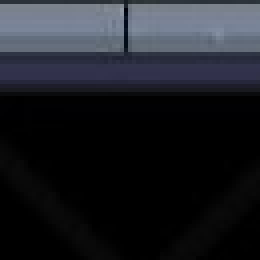
#> input picture res/top.jpg, 65 x 65 px (shown 4 times larger)
$ python make_tileset.py
#> lines starting #> are read from the running program, lines starting #| are printed output that depends on the picture; after the words box and inside, x2 and y2 are one past the last pixel; in counts of white or black regions, pixels touching at a corner belong together
#!/usr/bin/env python3
"""Combine individual tile images into a single tileset.png.

Run from the repository root:
    python3 tools/make_tileset.py

Reads individual tiles from res/ and produces res/tileset.png.
The grid layout must match TILESET_POSITIONS and TILESET_FLOOR_POSITIONS
defined in robomaze/maze.py.
"""

import sys
import os

import cv2
import numpy as np

# Grid layout — must stay in sync with robomaze/maze.py
TILE_SIZE = 128
COLS = 5
ROWS = 5

# (row, col) -> filename mapping
# Wall/edge tiles (matches TILESET_POSITIONS in maze.py)
GRID = {
    (0, 0): "top.jpg",
    (0, 1): "bottom.jpg",
    (0, 2): "left.jpg",
    (0, 3): "right.jpg",
    (0, 4): "top_left_cvx.jpg",
    (1, 0): "top_left_ccv.jpg",
    (1, 1): "top_right_cvx.jpg",
    (1, 2): "top_right_ccv.jpg",
    (1, 3): "bottom_left_cvx.jpg",
    (1, 4): "bottom_left_ccv.jpg",
    (2, 0): "bottom_right_cvx.jpg",
    (2, 1): "bottom_right_ccv.jpg",
    (2, 2): "bottom_top_right.jpg",
    (2, 3): "bottom_top_left.jpg",
    (2, 4): "bottom_left_right.jpg",
    (3, 0): "top_left_right.jpg",
    (3, 1): "bottom_top.jpg",
    (3, 2): "left_right.jpg",
    # Floor variants (matches TILESET_FLOOR_POSITIONS in maze.py)
    (3, 3): "floor.jpg",
    (3, 4): "floor2.jpg",
    (4, 0): "floor3.jpg",
}


def main():
    res_dir = os.path.join(os.path.dirname(__file__), '..', 'res')
    res_dir = os.path.abspath(res_dir)

    sheet = np.zeros((ROWS * TILE_SIZE, COLS * TILE_SIZE, 4), dtype=np.uint8)

    for (row, col), filename in GRID.items():
        path = os.path.join(res_dir, filename)
        tile = cv2.imread(path, cv2.IMREAD_UNCHANGED)
#> tile is the input picture: shape (65, 65, 3); mean B, G, R 37, 31, 28.9
        if tile is None:
            print(f"ERROR: could not load {path}", file=sys.stderr)
            sys.exit(1)
        # Add alpha channel if missing (opaque)
        if tile.shape[2] == 3:
            alpha = np.full((*tile.shape[:2], 1), 255, dtype=np.uint8)
            tile = np.concatenate([tile, alpha], axis=2)
#> tile: shape (65, 65, 4)
        tile = cv2.resize(tile, (TILE_SIZE, TILE_SIZE))
#> tile: shape (128, 128, 4)
        y = row * TILE_SIZE
        x = col * TILE_SIZE
        sheet[y:y + TILE_SIZE, x:x + TILE_SIZE] = tile
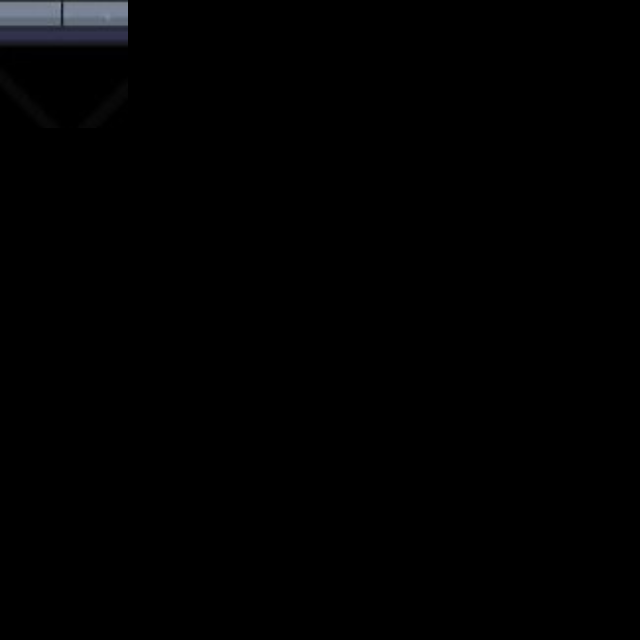
#> sheet: shape (640, 640, 4); mean B, G, R, A 1.5, 1.2, 1.2, 10.2
#> pass 2 of the loop in main, `for (row, col), filename in GRID.items():`:
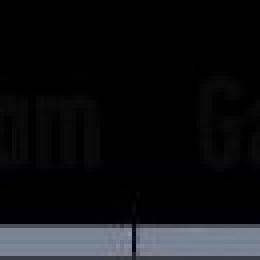
#> input picture res/bottom.jpg, 65 x 65 px (shown 4 times larger)
#> in main, tile is the input picture: shape (65, 65, 3); mean B, G, R 19.6, 17.1, 16.1
#> in main, `tile = cv2.resize(tile, (TILE_SIZE, TILE_SIZE))`:
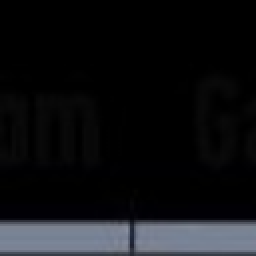
#> tile: shape (128, 128, 4) (shown 2 times larger); mean B, G, R, A 19.6, 17, 16, 255
#> in main, `sheet[y:y + TILE_SIZE, x:x + TILE_SIZE] = tile`:
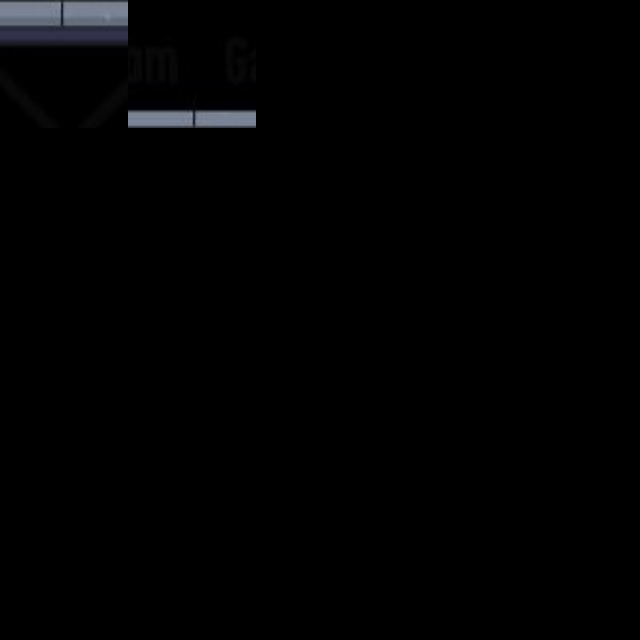
#> sheet: shape (640, 640, 4); 4% of pixels changed, all inside (x1, y1, x2, y2) = (128, 0, 256, 128)
#> pass 3 of the loop in main, `for (row, col), filename in GRID.items():`:
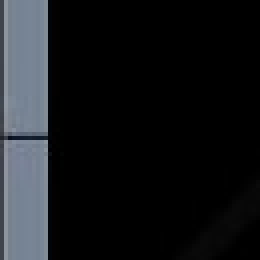
#> input picture res/left.jpg, 65 x 65 px (shown 4 times larger)
#> in main, tile is the input picture: shape (65, 65, 3); mean B, G, R 26.5, 23.7, 21.8
#> in main, `sheet[y:y + TILE_SIZE, x:x + TILE_SIZE] = tile`:
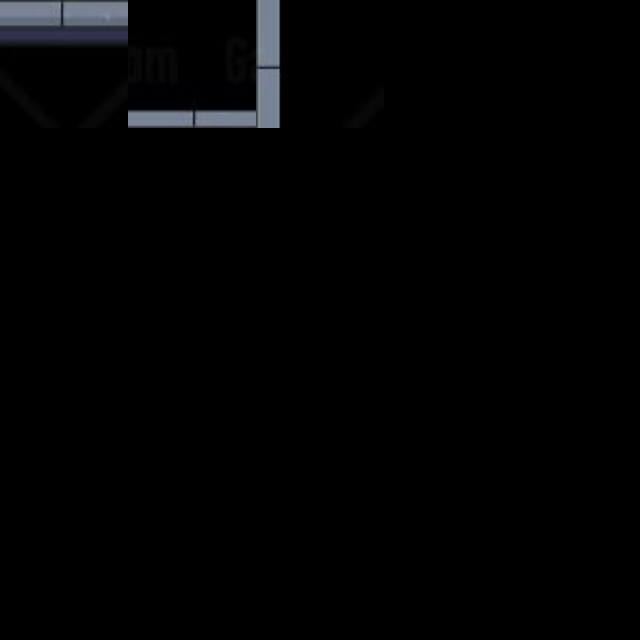
#> sheet: shape (640, 640, 4); 4% of pixels changed, all inside (x1, y1, x2, y2) = (256, 0, 384, 128)
#> the loop made 7 passes; the first 3 are shown

    out_path = os.path.join(res_dir, "tileset.png")
    cv2.imwrite(out_path, sheet)
    print(f"Written {out_path} ({sheet.shape[1]}x{sheet.shape[0]} pixels)")


if __name__ == '__main__':
#> (the run stopped early here; a loop or call above may not have finished)
